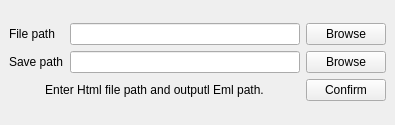
<?xml version="1.0" encoding="UTF-8"?>
<ui version="4.0">
    <class>MainWindow</class>
    <widget class="QMainWindow" name="MainWindow">
    <property name="geometry">
    <rect>
    <x>0</x>
    <y>0</y>
    <width>395</width>
    <height>125</height>
    </rect>
    </property>
    <property name="windowTitle">
    <string>Html to Eml</string>
    </property>
    <widget class="QWidget" name="centralwidget">
    <layout class="QGridLayout" name="gridLayout_2">
    <item row="0" column="0">
        <layout class="QGridLayout" name="gridLayout">
        <item row="1" column="0">
        <widget class="QLabel" name="output_label">
        <property name="font">
            <font>
            <family>Arial</family>
            </font>
        </property>
        <property name="text">
            <string>Save path</string>
        </property>
        </widget>
        </item>
        <item row="0" column="0">
        <widget class="QLabel" name="path_label">
        <property name="font">
            <font>
            <family>Arial</family>
            </font>
        </property>
        <property name="text">
            <string>File path</string>
        </property>
        </widget>
        </item>
        <item row="2" column="2">
        <widget class="QPushButton" name="pushButton">
        <property name="font">
            <font>
            <family>Arial</family>
            </font>
        </property>
        <property name="text">
            <string>Confirm</string>
        </property>
        </widget>
        </item>
        <item row="0" column="2">
        <widget class="QPushButton" name="browse">
        <property name="font">
            <font>
            <family>Arial</family>
            </font>
        </property>
        <property name="text">
            <string>Browse</string>
        </property>
        </widget>
        </item>
        <item row="0" column="1">
        <widget class="QLineEdit" name="path"/>
        </item>
        <item row="1" column="1">
        <widget class="QLineEdit" name="output"/>
        </item>
        <item row="1" column="2">
        <widget class="QPushButton" name="browse2">
        <property name="font">
            <font>
            <family>Arial</family>
            </font>
        </property>
        <property name="text">
            <string>Browse</string>
        </property>
        </widget>
        </item>
        <item row="2" column="0" colspan="2">
        <widget class="QLabel" name="status">
        <property name="font">
            <font>
            <family>Arial</family>
            </font>
        </property>
        <property name="text">
            <string>Enter Html file path and outputl Eml path.</string>
        </property>
        <property name="alignment">
            <set>Qt::AlignCenter</set>
        </property>
        </widget>
        </item>
        </layout>
    </item>
    </layout>
    </widget>
    </widget>
    <resources/>
    <connections/>
</ui>
